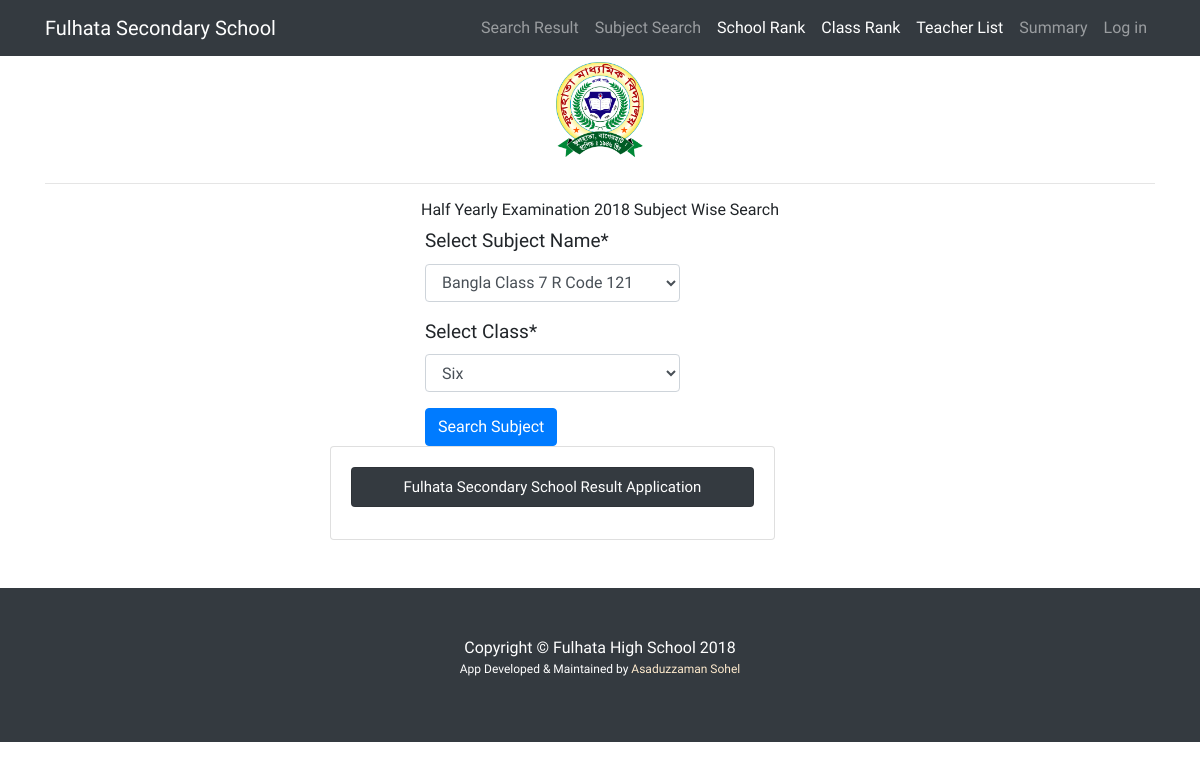
Page /results/subject-search/ on the earlier database version.
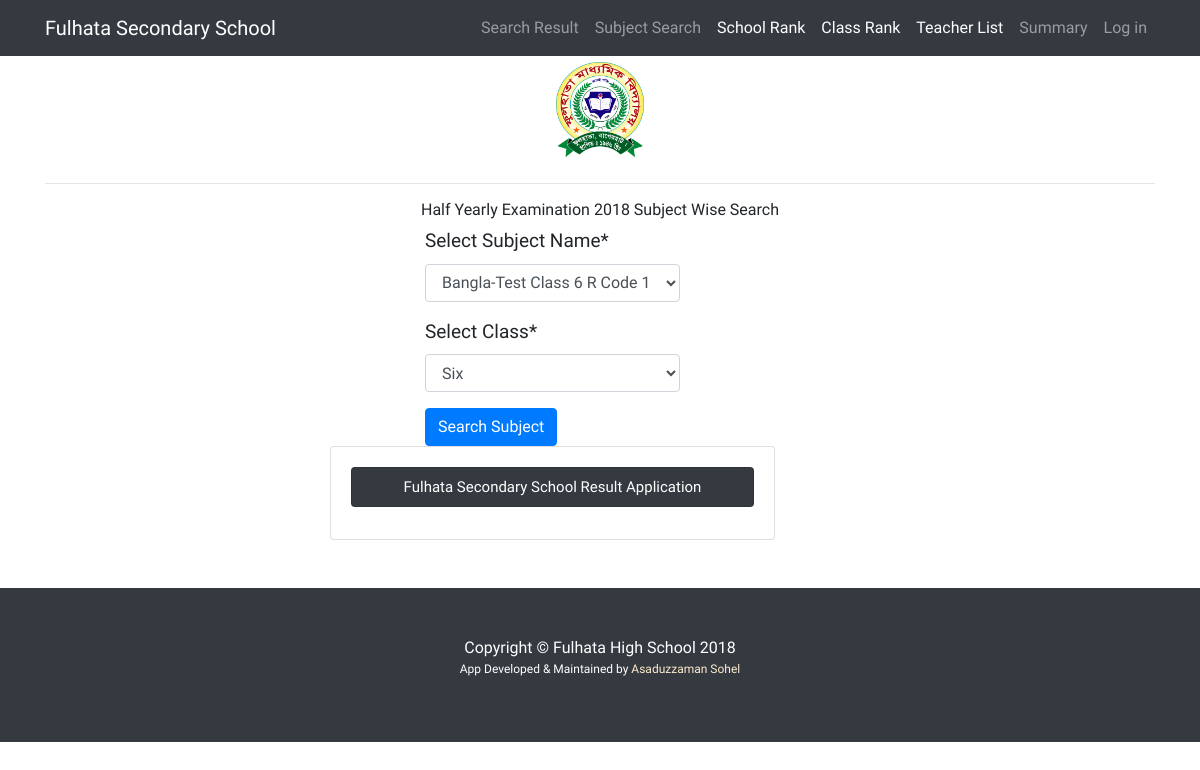
Same page on the later database version.
### results/models.py (models this page shows, shortened)
class StdCommon(models.Model):
    pub_date = models.DateTimeField(auto_now_add=True)
    update_date = models.DateTimeField(auto_now=True)
    class Meta:
        abstract = True

class StdSubject(StdCommon):
    subject_name = models.CharField('Subject Name', max_length=100)
    teacher=models.ForeignKey(SubjectTecher, on_delete=models.CASCADE, related_name='teacher')
    subject_group = models.CharField(
        'Subject Group', choices=STD_GROUP, default='G', max_length=10)
    subject_code=models.CharField('Subject Code', max_length=10)
    subjet_class = models.CharField(
        'Subject Class', max_length=2, choices=STD_CLASS, default='6')
    subject_type = models.CharField(
        'Subject Type', max_length=1, default=REGULAR, choices=SUBJECT_TYPE_CHOICE)
    subject_full_marks = models.DecimalField(
        'Full Marks', max_digits=5, decimal_places=2, default=100,blank=True, null=True)
    subject_theory_full_marks = models.FloatField('Theory Marks', blank=True, null=True)
    subject_mcq_full_marks = models.FloatField('MCQ', blank=True, null=True)
    subject_practical_marks = models.FloatField('Practical', blank=True, null=True)
    subject_total_marks = models.FloatField('Total Marks', blank=True, null=True, help_text='Plz dont input any number')
    '''
        Bangla and English first 2nd part marks added
    '''
    first_part_name = models.CharField('First Subject Name', max_length=100, blank=True, null=True)
    first_part_theory_full_marks = models.FloatField('First Part Theory Marks', blank=True, null=True)
    first_part_mcq_full_marks = models.FloatField('First Part MCQ Marks', blank=True, null=True)
    second_part_name = models.CharField('Second Subject Name', max_length=100, blank=True, null=True)
    second_part_theory_full_marks = models.FloatField(
        'Second Part Theory Marks', blank=True, null=True)
    second_part_mcq_full_marks = models.FloatField('Second MCQ Marks', blank=True, null=True)
    first_second_full_marks = models.FloatField('1st and 2nd Part Total marks', blank=True, null=True)
    subject_form_searh_name=models.CharField('Subject Search Form name', max_length=500, blank=True, null=True)
    def __str__(self):
        return self.subject_name+' Class '+self.subjet_class+' '+' '+self.subject_type+' Code '+self.subject_code
    class Meta:
        verbose_name = ("Subject")
        verbose_name_plural = ("Subject")
        ordering = ['subject_code']

### results/views.py (the view, shortened to what this page needs)
# urls.py: path('subject-search/', SubjectSeaechView.as_view(), name='subject_search'),
class SubjectSeaechView(TemplateView, FormMixin):
    template_name = 'results/subject_seach.html'
    form_class = SubjectSearchForm

### results/forms.py
class SubjectSearchForm(forms.Form):
    STD_CLASS = (
        ('6', 'Six'),
        ('7', 'Seven'),
        ('8', 'Eight'),
        ('9', 'Nine'),
        ('10', 'Ten'),
    )
    subject_name=forms.ModelChoiceField(queryset=StdSubject.objects.all(), label='Select Subject Name', empty_label=None)
    subject_class = forms.ChoiceField(choices=STD_CLASS, label="Select Class")

### results/templates/results/subject_seach.html (shortened to what this page needs)
{% extends "results/base.html" %}
{% load crispy_forms_tags %}
{% block main_content %}
<div class="row">
<div class="col-md-12 ">
<h1 style="text-align:center" class="mx-auto">Half Yearly Examination 2018 Subject Wise Search</h1>
</div>
<div class="col-md-3 offset-md-4  centered">
    <form action="" method="POST">
         {{form | crispy}}
        <button type="submit" class="btn btn-primary">Search Subject</button>
    </form>
</div>
<div class="col-md-5 offset-md-3  centered">
    <div class="card">
        <div class="card-body">
        {% if std_search %}
        <a style="" href="{% url 'subject_details' std_search.id %}">
            <h4 style="text-align:center;font-size:15px;color:white;padding:10px" class="col-md-10 offset-md-1 card bg-success text-white card-title">Subject Name: {{std_search.subject_name}}</h4>
        </a>
        <p class="col-md-10 offset-md-1 card bg-info text-white card-text">Class: {{std_search.subjet_class}}
        Subject Code: {{std_search.subject_code}}
        <br> Type: {{std_search.get_subject_type_display}}
        <br> Full Marks: {{std_search.subject_full_marks|floatformat}} Pass Marks: {{std_search.subject_pass_marks|floatformat}}
        <br>
        students participated {{std_search_count}}
        </p>
        {% elif error == None %}
        <h4 style="text-align:center;font-size:15px;padding:10px" class="card bg-dark text-white card-title">Fulhata Secondary School Result Application</h4>
        {% elif error == 'error' %}
            <h4 style="text-align:center;font-size:15px;padding:10px" class="card bg-danger text-white card-title">Subject Not Found</h4>
        {% endif %}
        </div>
    </div>
</div>
</div>
{% endblock main_content %}

Differences in the rows shown:
no longer on this page (row edited): StdSubject: subject_name "Bangla Class 7 R Code 121"
added StdSubject: subject_name "Bangla-Test Class 6 R Code 101"
